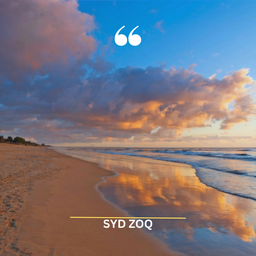
#> input picture input/SYD ZOQ.png, 256 x 256 px, shrunk from 1080 x 1080 before the run, found by its file name
$ python auto-maker.py
#> lines starting #> are read from the running program, lines starting #| are printed output that depends on the picture
#> (reads input/quotes.csv from the repository)
from PIL import Image, ImageDraw, ImageFont
import csv
import os
import random
import requests
import cv2
import time

def draw_text_on_image(image_path, quote, output_path):
#> called with image_path = '/content/input/SYD ZOQ.png', quote = 'QUOTE;AUTHOR;GENRE', output_path = '/content/output/QUOTE;AUTH.png'
    i = Image.open(image_path)
#> i is the input picture: PIL image 256x256 RGBA; mean R, G, B, A 120.7, 119.5, 129.1, 255
    draw = ImageDraw.Draw(i)
    font_path = os.path.join(cv2.__path__[0],'qt','fonts','DejaVuSans.ttf')
    font = ImageFont.truetype(font_path, size=40)
    max_width = i.width * 0.8
#> max_width = 204.8
    lines = []
    words = quote.split()
    current_line = words[0]
    for word in words[1:]:
        if draw.textlength(current_line + ' ' + word, font=font) <= max_width:
            current_line += ' ' + word
        else:
            lines.append(current_line)
            current_line = word
#> after the loop, lines = []
    lines.append(current_line)
    text_height = sum(draw.textbbox((0, 0), line, font=font)[3] - draw.textbbox((0, 0), line, font=font)[1] for line in lines)
#> text_height = 35
    y = (i.height - text_height) / 2
#> y = 110.5
    for line in lines:
        text_width = draw.textbbox((0, 0), line, font=font)[2] - draw.textbbox((0, 0), line, font=font)[0]
        x = (i.width - text_width) / 2
        draw.text((x, y), line, fill=(255, 255, 255), font=font)
        y += text_height
#> this loop made 1 pass
#> (line, text_width, x, y) on pass 1: ('QUOTE;AUTHOR;GENRE', 479, -111.5, 145.5)
#> after the loop, y = 145.5
    i.save(output_path)
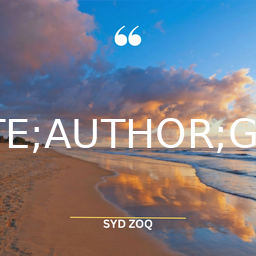
#> saved as QUOTE;AUTH.png: PIL image 256x256 RGBA; mean R, G, B, A 123.6, 123.3, 133.3, 255

#we can add more images and their names
imgs = ["SYD ZOQ.png"]
quotes_file_path = '/content/input/quotes.csv'
with open(quotes_file_path, 'r') as file:
    reader = csv.reader(file)
    for row in reader:
        imgtemp = random.choice(imgs)
        quote = row[0]
        output_image_path = f'/content/output/{quote[:10]}.png'
        draw_text_on_image(f'/content/input/{imgtemp}', quote, output_image_path)
